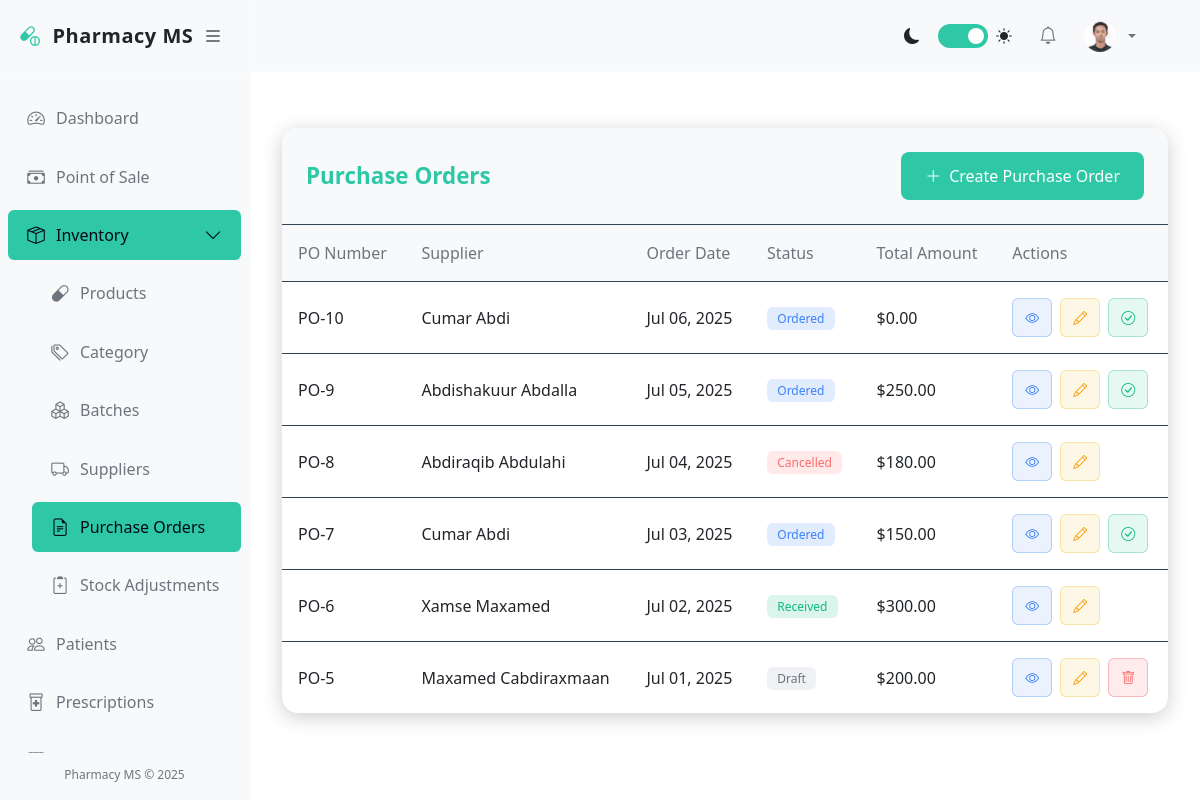
The app's page /pharmacy/purchase-orders/ (signed in), older data.
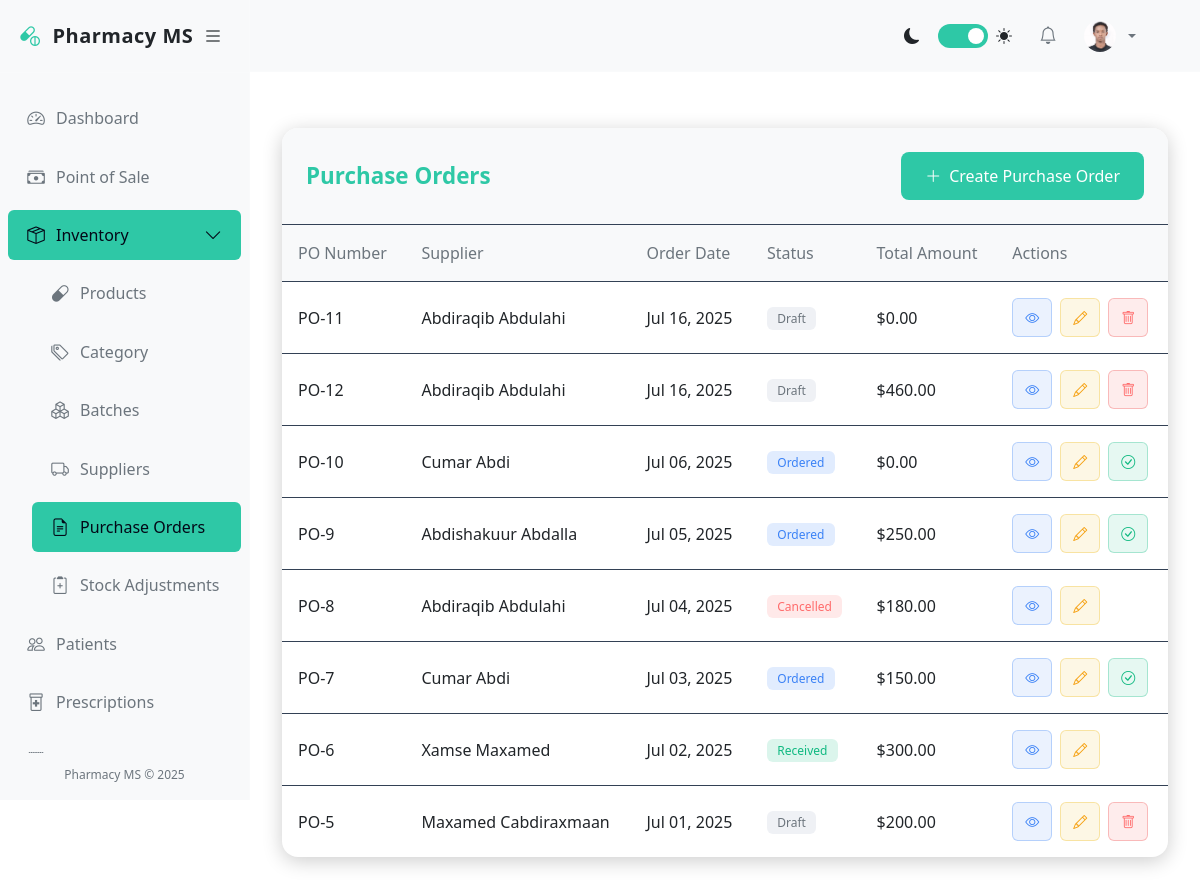
The same page, newer data.
### pharmacy/models.py (models this page shows, shortened)
class PurchaseOrder(models.Model):
    STATUS_CHOICES = (
        ('draft', 'Draft'),
        ('ordered', 'Ordered'),
        ('received', 'Received'),
        ('cancelled', 'Cancelled'),
    )
    supplier = models.ForeignKey(Supplier, on_delete=models.CASCADE)
    order_date = models.DateField()
    expected_delivery_date = models.DateField(blank=True, null=True)
    status = models.CharField(max_length=20, choices=STATUS_CHOICES, default='draft')
    notes = models.TextField(blank=True, null=True)
    created_by = models.ForeignKey(User, on_delete=models.SET_NULL, null=True)
    created_at = models.DateTimeField(auto_now_add=True)
    updated_at = models.DateTimeField(auto_now=True)
    def total_amount(self):
        return sum(item.total_price() for item in self.items.all())
    class Meta:
        ordering = ['-order_date']

class Supplier(models.Model):
    STATUS_CHOICES = [
        ('ACTIVE', 'Active'),
        ('INACTIVE', 'Inactive'),
        ('ON_HOLD', 'On Hold'),
    ]
    name = models.CharField(max_length=100)
    contact_person = models.CharField(max_length=100)
    phone = models.CharField(max_length=20)
    email = models.EmailField(blank=True, null=True)
    address = models.TextField()
    tax_id = models.CharField(max_length=50, blank=True, null=True, verbose_name="Tax ID")
    credit_limit = models.DecimalField(
        max_digits=10,
        decimal_places=2,
        default=0,
        validators=[MinValueValidator(Decimal('0.00'))]
    )
    current_balance = models.DecimalField(
        max_digits=10,
        decimal_places=2,
        default=0
    )
    status = models.CharField(
        max_length=10,
        choices=STATUS_CHOICES,
        default='ACTIVE'
    )
    notes = models.TextField(blank=True, null=True)
    created_at = models.DateTimeField(auto_now_add=True)
    updated_at = models.DateTimeField(auto_now=True)
    class Meta:
        ordering = ['name']
        verbose_name = 'Supplier'
        verbose_name_plural = 'Suppliers'

class PurchaseOrderItem(models.Model):
    order = models.ForeignKey(PurchaseOrder, on_delete=models.CASCADE, related_name='items')
    product = models.ForeignKey(Product, on_delete=models.CASCADE)
    quantity = models.IntegerField(validators=[MinValueValidator(1)])
    unit_price = models.DecimalField(max_digits=10, decimal_places=2)
    received_quantity = models.IntegerField(default=0)
    created_at = models.DateTimeField(auto_now_add=True)
    updated_at = models.DateTimeField(auto_now=True)
    def total_price(self):
        return self.quantity * self.unit_price
    class Meta:
        ordering = ['order', 'product']

### pharmacy/views.py (the view)
# urls.py: path('purchase-orders/', views.purchase_order_list, name='purchase_order_list'),
@login_required
def purchase_order_list(request):
    orders = PurchaseOrder.objects.all()
    return render(request, 'pharmacy/purchase/purchase_order_list.html', {'orders': orders})

### pharmacy/templates/pharmacy/purchase/purchase_order_list.html (shortened to what this page needs)
{% extends 'base.html' %}
{% block content %}
<div class="product-list-container">
    <div class="product-list-header">
        <h1 class="product-list-title">Purchase Orders</h1>
        <a href="{% url 'purchase_order_create' %}" class="btn btn-primary">
            <i class="bi bi-plus-lg"></i> Create Purchase Order
        </a>
    </div>
    <table class="product-table">
        <thead>
            <tr>
                <th>PO Number</th>
                <th>Supplier</th>
                <th>Order Date</th>
                <th>Status</th>
                <th>Total Amount</th>
                <th>Actions</th>
            </tr>
        </thead>
        <tbody>
            {% for order in orders %}
            <tr>
                <td data-label="PO Number">PO-{{ order.id }}</td>
                <td data-label="Supplier">{{ order.supplier.name }}</td>
                <td data-label="Order Date">{{ order.order_date|date:"M d, Y" }}</td>
                <td data-label="Status">
                    <span class="badge
                        {% if order.status == 'draft' %}badge-draft
                        {% elif order.status == 'ordered' %}badge-ordered
                        {% elif order.status == 'received' %}badge-received
                        {% else %}badge-cancelled{% endif %}">
                        {{ order.get_status_display }}
                    </span>
                </td>
                <td data-label="Total Amount">${{ order.total_amount|floatformat:2 }}</td>
                <td data-label="Actions">
                    <div class="table-actions">
                        <a href="{% url 'purchase_order_detail' order.pk %}" class="btn btn-sm1 btn-view" title="View">
                            <i class="bi bi-eye"></i>
                        </a>
                        <a href="{% url 'purchase_order_update' order.pk %}" class="btn btn-sm1 btn-edit" title="Edit">
                            <i class="bi bi-pencil"></i>
                        </a>
                        {% if order.status == 'draft' %}
                        <a href="{% url 'purchase_order_delete' order.pk %}" class="btn btn-sm1 btn-delete" title="Delete">
                            <i class="bi bi-trash"></i>
                        </a>
                        {% endif %}
                        {% if order.status == 'ordered' %}
                        <a href="{% url 'purchase_order_receive' order.pk %}" class="btn btn-sm1 btn-receive" title="Receive">
                            <i class="bi bi-check-circle"></i>
                        </a>
                        {% endif %}
                    </div>
                </td>
            </tr>
            {% endfor %}
        </tbody>
    </table>
</div>
{% endblock %}

Row changes from the older to the newer data that the page shows:
added PurchaseOrder: id "11", supplier.name "Abdiraqib Abdulahi", order_date "Jul 16, 2025", status "Draft", total_amount "0.00"
added PurchaseOrder: id "12", supplier.name "Abdiraqib Abdulahi", order_date "Jul 16, 2025", status "Draft", total_amount "460.00"
